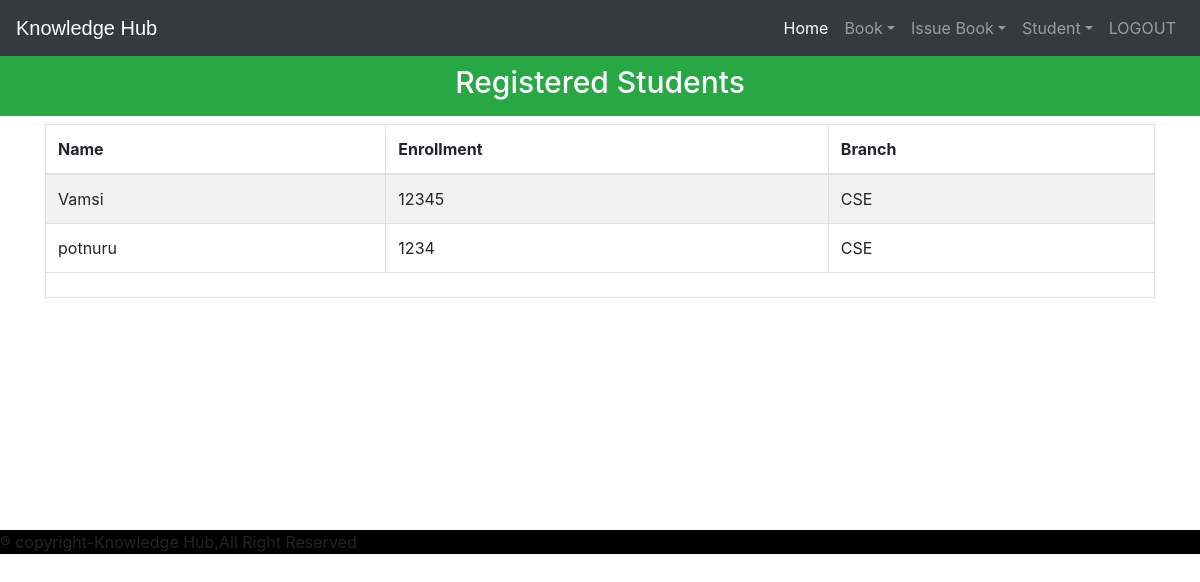
The app's page /viewstudent (signed in) with its own data.
### library/models.py (models this page shows, shortened)
class StudentExtra(models.Model):
    user=models.OneToOneField(User,on_delete=models.CASCADE)
    enrollment = models.CharField(max_length=40)
    branch = models.CharField(max_length=40)
    @property
    def get_name(self):
        return self.user.first_name

### library/views.py (the view)
# urls.py: path('viewstudent', views.viewstudent_view),
@login_required(login_url='adminlogin')
@user_passes_test(is_admin)
def viewstudent_view(request):
    students=models.StudentExtra.objects.all()
    return render(request,'library/viewstudent.html',{'students':students})

### library/views.py (called while the page is built)
def is_admin(user):
    return user.groups.filter(name='ADMIN').exists()

### templates/library/viewstudent.html (shortened to what this page needs)
<!DOCTYPE html>
<html lang="en" dir="ltr">
  <head>
  </head>
  <body>
    {% include "library/navbaradmin.html" %}
    <br>
    <br>
    <h3 class="p-3 mb-2 bg-success text-white" style = 'font-size: 30px;text-align:center;'>Registered Students</h3>
    {% if students%}
<div class="container">
  <table class="table table-hover table-condensed table-striped table-bordered">
    <thead>
    <tr>
    <th>Name</th>
    <th>Enrollment</th>
    <th>Branch</th>
    </tr>
    </thead>
    <tfoot>
    <tr>
    <td colspan="3">
    </td>
    </tr>
    </tfoot>
    <tbody>
      {% for s in students %}
        <tr>
          <td>{{s.get_name}}</td>
          <td>{{s.enrollment}}</td>
          <td>{{s.branch}}</td>
        </tr>
      {% endfor %}
    </tbody>
    </table>
</div>
{%else%}
<h1> No Student Registered in Library</h1>
{%endif%}
<br><br><br><br><br><br>
<br><br><br>
  {% include "library/footer.html" %}
  </body>
</html>

### records on screen
StudentExtra: get_name "Vamsi", enrollment "12345", branch "CSE"
StudentExtra: get_name "potnuru", enrollment "1234", branch "CSE"
